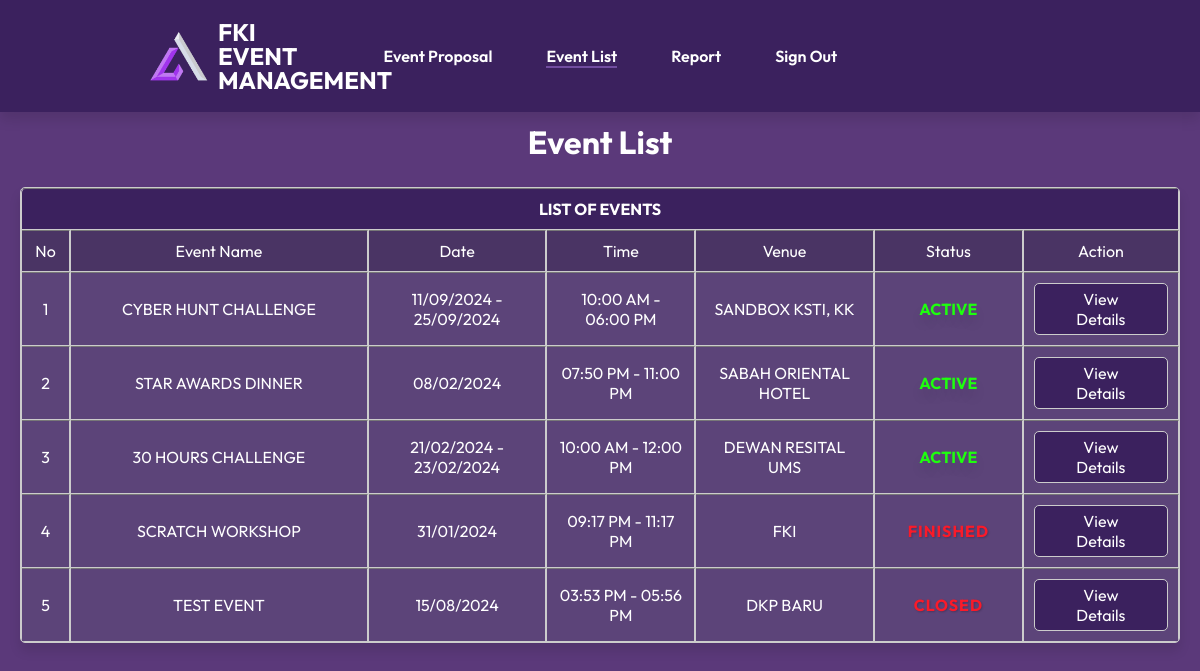
Page /resources/pmfki/event/event.php (signed in) on the committed database.
### tables this page shows
CREATE TABLE `event` (
  `event_id` int(11) NOT NULL,
  `event_name` varchar(255) DEFAULT NULL,
  `event_synopsis` longtext DEFAULT NULL,
  `event_objective` longtext DEFAULT NULL,
  `event_impact` longtext DEFAULT NULL,
  `event_startDate` date DEFAULT NULL,
  `event_endDate` date DEFAULT NULL,
  `event_startTime` time DEFAULT NULL,
  `event_endTime` time DEFAULT NULL,
  `event_venue` varchar(255) DEFAULT NULL,
  `event_poster` varchar(255) DEFAULT NULL,
  `event_posterDesc` longtext NOT NULL,
  `event_pwd` varchar(50) DEFAULT NULL,
  `event_status` varchar(10) DEFAULT NULL,
  `event_adminRemark` longtext NOT NULL,
  `admin_id` varchar(20) DEFAULT NULL,
  `pmfki_id` varchar(20) DEFAULT NULL
);

### resources/pmfki/event/event.php (the view, shortened to what this page needs)
<?php
    include('config.php');
    $sql = "SELECT * FROM event WHERE event_status=? OR event_status=? OR event_status=?";
    $stmt = mysqli_prepare($conn, $sql);
    if ($stmt) {
        $event_status_A = 'A';
        $event_status_C = 'C';
        $event_status_F = 'F';
        mysqli_stmt_bind_param($stmt, "sss", $event_status_A, $event_status_C,$event_status_F);
        mysqli_stmt_execute($stmt);
        $result = mysqli_stmt_get_result($stmt);
    } else {
        echo "Error in preparing statement: " . mysqli_error($conn);
    }
?>
<!DOCTYPE html>
<html lang="en">
    <head>
    	<link rel="stylesheet" href="css/style.css">
    </head>
    <body>
        <div class="header-row">
            <div class="header-main">
                <img src="src/icon.png" alt="Website Logo">
                <h2>
                    <span>FKI</span>
                    <span>EVENT</span>
                    <span>MANAGEMENT</span>
                </h2>
                <table class="header-nav">
                    <tr>
                        <?php include ('navigation_pmfki.php') ?>
                    </tr>
                </table>
            </div>
        </div>
        <div class="table-list">
            <h1>Event List</h1>
            <table border="1" width="100%" class="event-list-table">
                <tr>
                    <th colspan="13">LIST OF EVENTS</th>
                </tr>
                <tr>
                    <td width="2%">No</td>
                    <td width="20%">Event Name</td>
                    <td width="12%">Date</td>
                    <td width="10%">Time</td>
                    <td width="12%">Venue</td>
                    <td width="10%">Status</td>
                    <td width="10%">Action</td>
                </tr>
                <?php
                if (mysqli_num_rows($result) > 0) {
                    $numrow = 1;
                    while ($row = mysqli_fetch_assoc($result)) {
                        echo "<tr>";
                        echo "<td>" . $numrow . "</td><td>" . $row["event_name"] . "</td><td>";
                        $startDateFormat = date("d/m/Y", strtotime($row["event_startDate"]));
                        $endDateFormat = date("d/m/Y", strtotime($row["event_endDate"]));
                        if ($startDateFormat == $endDateFormat) {
                            echo $startDateFormat;
                        } else {
                            echo $startDateFormat . " - " . $endDateFormat;
                        }
                        echo "</td><td>" . date("h:i A", strtotime($row["event_startTime"])) . " - " . date("h:i A", strtotime($row["event_endTime"])) . "</td><td>" . $row["event_venue"] . "</td>";
                        echo '<td class="';
                        if ($row["event_status"] == 'A') {
                            echo 'status-active">ACTIVE';
                        } elseif ($row["event_status"] == 'C') {
                            echo 'status-closed">CLOSED';
                        } elseif ($row["event_status"] == 'F') {
                            echo 'status-closed">FINISHED';
                        }
                        echo "</td>";
                        echo '<td> <button class="normal-btn" onclick="location.href=\'event_view.php?id=' . $row["event_id"] . '\'">View Details</button></td>';
                        echo "</tr>" . "\n\t\t";
                        $numrow++;
                    }
                } else {
                    echo '<tr><td colspan="7">0 results</td></tr>';
                }
                ?>
            </table>
        </div>
    </body>
</html>

### public/css/style.css (style rules this page uses)
*,h1 { font-family: 'Outfit', sans-serif; }
body { background-color: #5b397a; margin: 0; box-sizing: border-box; font-family: 'Outfit', sans-serif; }
.header-row { background-color: #3b215e; display: flex; justify-content: space-between; align-items: center; box-shadow: 0 8px 12px rgba(0, 0, 0, 0.1); }
.header-main { display: flex; align-items: center; margin: 20px; flex: 20%; }
.header-main img { padding-left: 130px; width: 5%; }
.header-main h2 { color: #fff; white-space: nowrap; width: 14%; padding-left: 10px; margin: 0; }
.header-main h2 span { display: block; text-align: left; margin: 0; line-height: 1; }
.table-list { display: flex; flex-direction: column; justify-content: center; align-items: center; margin-right: 10px; margin-left: 10px; margin-bottom: 5%; }
.table-list h1,h2 { color: #fff; text-align: center; margin: 10px; }
.event-list-table { margin-top: 15px; margin-left: 10px; margin-right: 10px; border: 1px solid #ccc; border-style: solid; border-collapse: seperate; border-spacing: 0; border-radius: 5px; background-color: #5c4479; overflow: hidden; width: auto; text-align: center; box-shadow: 0 8px 12px rgba(0, 0, 0, 0.1); margin-bottom: 3%; }
.event-list-table td.status-active { color: #1eff0e; font-weight: bold; text-shadow: 0 8px 12px rgba(0, 0, 0, 0.1); }
.event-list-table td.status-closed { color: #fa1a29; font-weight: bold; letter-spacing: 1px; text-shadow: 1px 1px 2px rgba(0, 0, 0, 0.2); }
.event-list-table th { background-color:#3b215e; }
.event-list-table tr:nth-child(2) { background-color: #4a3464; }
.event-list-table td, th { border-left: 1px solid #ccc; padding: 10px; color: #fff; }
.event-list-table tr:first-child th:first-child { border-top-left-radius: 5px; }
.event-list-table tr:first-child th:last-child { border-top-right-radius: 5; }
.event-list-table tr:last-child td:first-child { border-bottom-left-radius: 5; }
.event-list-table tr:last-child { border-bottom-right-radius: 5; }
.normal-btn { background-color: #3b215e; color: #fff; border: 1px solid #ccc; display: inline-block; border-radius: 5px; padding: 5px; padding-left: 25px; padding-right: 25px; text-align: center; z-index: 0; outline: none; position: relative; font-size: inherit; font-family: inherit; overflow: hidden; }
.normal-btn::before { content: ''; z-index: -1; position: absolute; top: 50%; left: 50%; width: 1em; height: 1em; border-radius: 50%; background-color: #a07fa7; transform-origin: center; transform: translate3d(-50%, -50%, 0) scale3d(0, 0, 0); transition: transform 0.35s ease-in-out; }

### rows in the picture
event: event_name "CYBER HUNT CHALLENGE", event_startDate "11/09/2024", event_endDate "25/09/2024", event_startTime "10:00 AM", event_endTime "06:00 PM", event_venue "SANDBOX KSTI, KK", event_status "ACTIVE"
event: event_name "STAR AWARDS DINNER", event_startDate "08/02/2024", event_startTime "07:50 PM", event_endTime "11:00 PM", event_venue "SABAH ORIENTAL HOTEL", event_status "ACTIVE"
event: event_name "30 HOURS CHALLENGE", event_startDate "21/02/2024", event_endDate "23/02/2024", event_startTime "10:00 AM", event_endTime "12:00 PM", event_venue "DEWAN RESITAL UMS", event_status "ACTIVE"
event: event_name "SCRATCH WORKSHOP", event_startDate "31/01/2024", event_startTime "09:17 PM", event_endTime "11:17 PM", event_venue "FKI", event_status "FINISHED"
event: event_name "TEST EVENT", event_startDate "15/08/2024", event_startTime "03:53 PM", event_endTime "05:56 PM", event_venue "DKP BARU", event_status "CLOSED"

### other values in the picture
$page_title "Event Proposal"
$page_title "Event List"
$page_title "Report"
$page_title "Sign Out"
